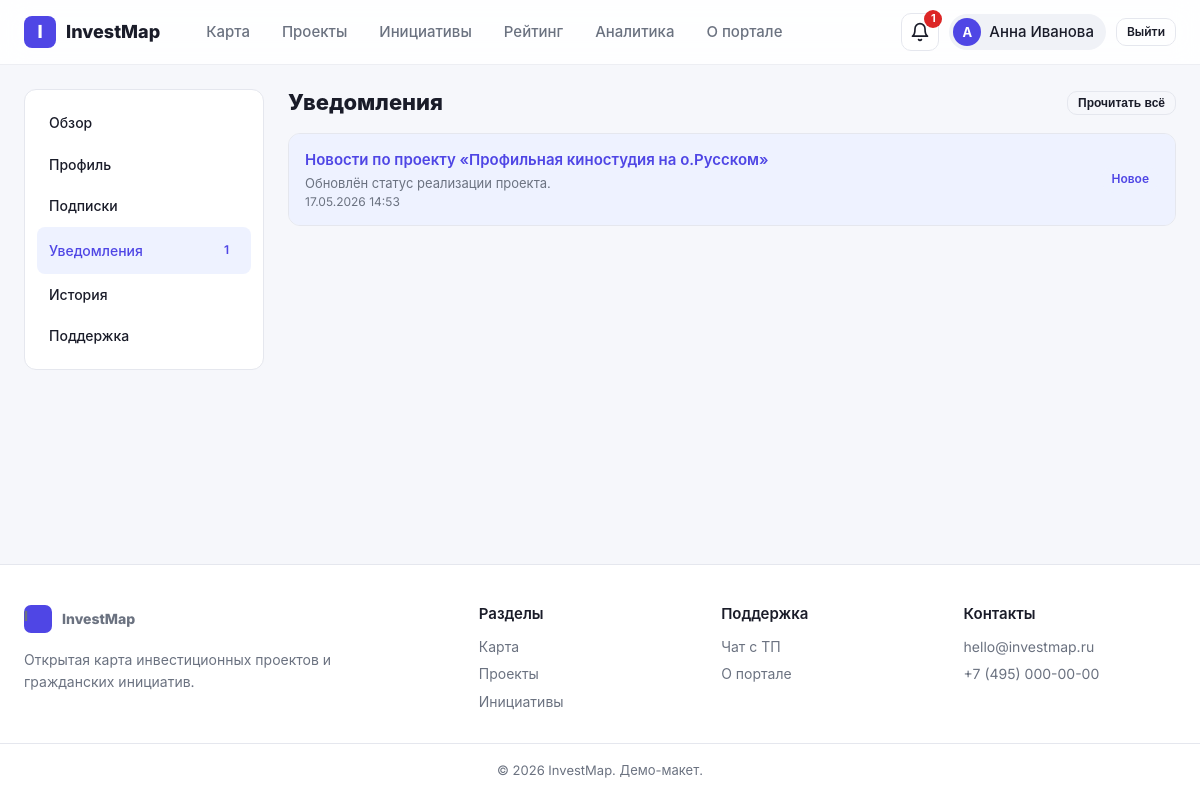
The app's page /cabinet/notifications (signed in) with its own data.
### app/models.py (models this page shows, shortened)
class User(UserMixin, db.Model):
    __tablename__ = "users"
    id = db.Column(db.Integer, primary_key=True)
    email = db.Column(db.String(120), unique=True, nullable=False, index=True)
    name = db.Column(db.String(120), nullable=False)
    password_hash = db.Column(db.String(255), nullable=False)
    role = db.Column(db.String(20), default="user", nullable=False)  # user | moderator | admin
    avatar = db.Column(db.String(255))
    profile_type = db.Column(db.String(20), default="physical", nullable=False)
    company_name = db.Column(db.String(200))  # для инвесторов
    inn = db.Column(db.String(20))            # ИНН
    phone = db.Column(db.String(40))
    bio = db.Column(db.Text)                  # о себе / о компании
    email_notifications = db.Column(db.Boolean, default=True, nullable=False)
    created_at = db.Column(db.DateTime, default=datetime.utcnow)
    comments = db.relationship("Comment", back_populates="user", cascade="all, delete-orphan")
    subscriptions = db.relationship("Subscription", back_populates="user", cascade="all, delete-orphan")
    notifications = db.relationship("Notification", back_populates="user", cascade="all, delete-orphan")
    activities = db.relationship("Activity", back_populates="user", cascade="all, delete-orphan")
    donations = db.relationship("Donation", back_populates="user", cascade="all, delete-orphan")
    votes = db.relationship("InitiativeVote", back_populates="user", cascade="all, delete-orphan")
    tickets = db.relationship("SupportTicket", back_populates="user", cascade="all, delete-orphan")
    interests = db.relationship("InvestorInterest", back_populates="user", cascade="all, delete-orphan")
    @property
    def is_moderator(self):
        return self.role in ("moderator", "admin")
    @property
    def is_investor(self):
        return self.profile_type == "investor"

class Notification(db.Model):
    __tablename__ = "notifications"
    id = db.Column(db.Integer, primary_key=True)
    user_id = db.Column(db.Integer, db.ForeignKey("users.id"), nullable=False)
    title = db.Column(db.String(200), nullable=False)
    body = db.Column(db.Text)
    link = db.Column(db.String(500))
    is_read = db.Column(db.Boolean, default=False)
    created_at = db.Column(db.DateTime, default=datetime.utcnow)
    user = db.relationship("User", back_populates="notifications")

### app/blueprints/cabinet.py (the view)
@bp.route("/notifications")
@login_required
def notifications():
    items = Notification.query.filter_by(user_id=current_user.id).order_by(
        Notification.created_at.desc()
    ).all()
    return render_template("cabinet/notifications.html", items=items)

### app/templates/cabinet/notifications.html (shortened to what this page needs)
{% extends "base.html" %}
{% block content %}
<div class="container">
<div class="cabinet-layout">
    {% include "cabinet/_nav.html" %}
    <div>
        <div class="flex-between mb-2">
            <h1 class="cabinet-title mb-0">Уведомления</h1>
            {% if items %}
                <form method="post" action="{{ url_for('cabinet.read_all_notifications') }}">
                    <button class="btn btn--ghost btn--sm" type="submit">Прочитать всё</button>
                </form>
            {% endif %}
        </div>
        {% if items %}
            <div class="list-group">
                {% for n in items %}
                    <div class="list-item {% if not n.is_read %}unread{% endif %}">
                        <div class="list-item__main">
                            <div class="list-item__title">
                                {% if n.link %}
                                    <form method="post" action="{{ url_for('cabinet.read_notification', note_id=n.id) }}" style="display:inline;">
                                        <button type="submit" style="all:unset;cursor:pointer;color:var(--primary);font-weight:600;">{{ n.title }}</button>
                                    </form>
                                {% else %}
                                    {{ n.title }}
                                {% endif %}
                            </div>
                            {% if n.body %}<div class="muted" style="font-size:13px;">{{ n.body }}</div>{% endif %}
                            <div class="list-item__meta">{{ n.created_at.strftime('%d.%m.%Y %H:%M') }}</div>
                        </div>
                        {% if not n.is_read %}<span class="chip chip--primary">Новое</span>{% endif %}
                    </div>
                {% endfor %}
            </div>
        {% else %}
            <div class="empty-state">Уведомлений нет. Подпишитесь на проекты, чтобы получать обновления.</div>
        {% endif %}
    </div>
</div>
</div>
{% endblock %}

### app/templates/base.html (shortened to what this page needs)
<!doctype html>
<html lang="ru">
<head>
    <link rel="stylesheet" href="https://unpkg.com/leaflet@1.9.4/dist/leaflet.css">
    <link rel="stylesheet" href="{{ url_for('static', filename='css/style.css') }}">
</head>
<body>
<header class="topbar">
    <div class="container topbar__inner">
        <a class="brand" href="{{ url_for('main.index') }}">
            <span class="brand__logo">I</span>
            <span class="brand__name">InvestMap</span>
        </a>
        <nav class="nav">
            <a href="{{ url_for('main.index') }}" class="nav__link {% if request.endpoint == 'main.index' %}active{% endif %}">Карта</a>
            <a href="{{ url_for('projects.list_projects') }}" class="nav__link {% if request.blueprint == 'projects' %}active{% endif %}">Проекты</a>
            <a href="{{ url_for('initiatives.list_initiatives') }}" class="nav__link {% if request.blueprint == 'initiatives' %}active{% endif %}">Инициативы</a>
            <a href="{{ url_for('initiatives.top') }}" class="nav__link {% if request.endpoint == 'initiatives.top' %}active{% endif %}">Рейтинг</a>
            <a href="{{ url_for('main.analytics') }}" class="nav__link {% if request.endpoint == 'main.analytics' %}active{% endif %}">Аналитика</a>
            <a href="{{ url_for('main.about') }}" class="nav__link {% if request.endpoint == 'main.about' %}active{% endif %}">О портале</a>
        </nav>
        <div class="topbar__actions">
            {% if current_user.is_authenticated %}
                <a href="{{ url_for('cabinet.notifications') }}" class="icon-btn" title="Уведомления">
                    <svg width="20" height="20" viewBox="0 0 24 24" fill="none" stroke="currentColor" stroke-width="2" stroke-linecap="round" stroke-linejoin="round"><path d="M6 8a6 6 0 0 1 12 0c0 7 3 9 3 9H3s3-2 3-9"/><path d="M10.3 21a1.94 1.94 0 0 0 3.4 0"/></svg>
                    {% if unread_notifications %}<span class="badge">{{ unread_notifications }}</span>{% endif %}
                </a>
                <a href="{{ url_for('cabinet.index') }}" class="user-chip">
                    <span class="user-chip__avatar">{{ current_user.name[:1]|upper }}</span>
                    <span class="user-chip__name">{{ current_user.name }}</span>
                </a>
                <a href="{{ url_for('auth.logout') }}" class="btn btn--ghost btn--sm">Выйти</a>
            {% else %}
                <a href="{{ url_for('auth.login') }}" class="btn btn--ghost btn--sm">Войти</a>
                <a href="{{ url_for('auth.register') }}" class="btn btn--primary btn--sm">Регистрация</a>
            {% endif %}
        </div>
    </div>
</header>
<main class="main {% block main_class %}{% endblock %}">
    {% block content %}{% endblock %}
</main>
<footer class="footer">
    <div class="container footer__inner">
        <div class="footer__col">
            <div class="brand brand--sm">
                <span class="brand__logo">I</span>
                <span class="brand__name">InvestMap</span>
            </div>
            <p class="footer__tagline">Открытая карта инвестиционных проектов и гражданских инициатив.</p>
        </div>
        <div class="footer__col">
            <h4>Разделы</h4>
            <a href="{{ url_for('main.index') }}">Карта</a>
            <a href="{{ url_for('projects.list_projects') }}">Проекты</a>
            <a href="{{ url_for('initiatives.list_initiatives') }}">Инициативы</a>
        </div>
        <div class="footer__col">
            <h4>Поддержка</h4>
            {% if current_user.is_authenticated %}
                <a href="{{ url_for('cabinet.support') }}">Чат с ТП</a>
            {% else %}
                <a href="{{ url_for('auth.login') }}">Войти</a>
            {% endif %}
            <a href="{{ url_for('main.about') }}">О портале</a>
        </div>
        <div class="footer__col">
            <h4>Контакты</h4>
            <a href="mailto:hello@investmap.ru">hello@investmap.ru</a>
            <span>+7 (495) 000-00-00</span>
        </div>
    </div>
    <div class="container footer__bottom">© {{ 2026 }} InvestMap. Демо-макет.</div>
</footer>
</body>
</html>

### records on screen
User: name "А", name "Анна Иванова"
Notification: title "Новости по проекту «Профильная киностудия на о.Русском»", body "Обновлён статус реализации проекта.", created_at "17.05.2026 14:53", is_read "Новое"

### other values on screen
{{ unread_notifications }} "1"
{{ 2026 }} "2026"
